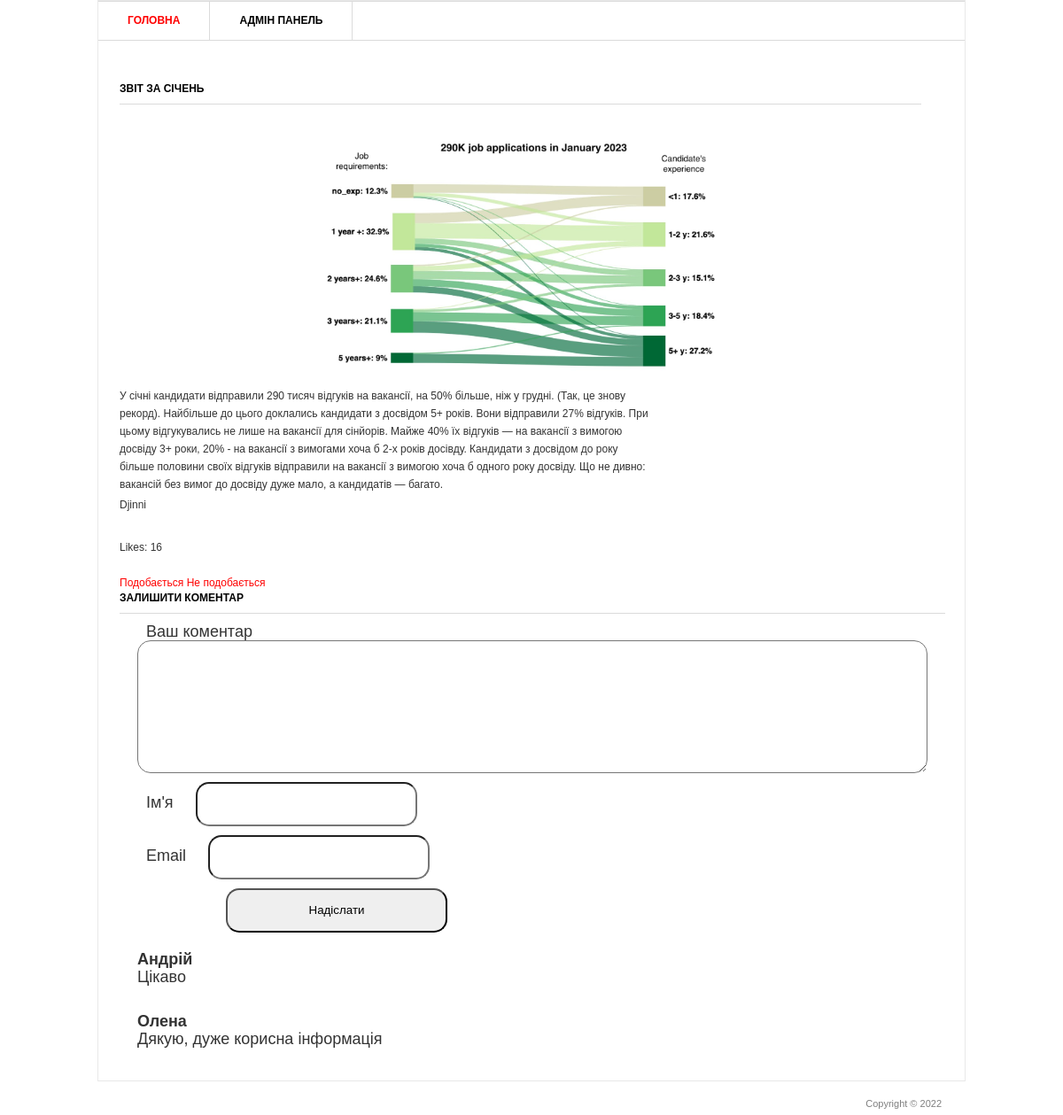
/1/, run on the app's committed database.
### blog/models.py (models this page shows, shortened)
class Post(models.Model):
    title = models.CharField('Заголовок посту', max_length=100)
    description = models.TextField('Текст посту')
    author = models.CharField("Ім'я автора", max_length=100)
    date = models.DateField('Дата публікації')
    img = models.ImageField('Зображення', upload_to='image/%Y')
    class Meta:
        verbose_name = 'Пост'
        verbose_name_plural = 'Пости'

class Comments(models.Model):
    email = models.EmailField()
    name = models.CharField("Ім'я", max_length=50)
    text_comments = models.TextField('Коментарі', max_length=2000)
    post = models.ForeignKey(Post, verbose_name='Публікація', on_delete=models.CASCADE)
    class Meta:
        verbose_name = 'Коментар'
        verbose_name_plural = 'Коментарі'

### blog/views.py (the view)
# urls.py: path('<int:pk>/', views.PostDetail.as_view()),
class PostDetail(View):
    def get(self, request, pk):
        post = Post.objects.get(id=pk)
        return render(request, 'blog/blog_detail.html', {'post': post})

### templates/blog/blog_detail.html (shortened to what this page needs)
  {% load static %}
<html lang="en">
<head>
    <link rel="stylesheet" href="{% static 'css/style.css' %}" type="text/css">
</head>
<body>
<div class="shell">
	<div class="border">
		<div id="navigation">
			<ul>
			    <li><a href="/" class="active">Головна</a></li>
			    <li><a href="/admin">Адмін панель</a></li>
			</ul>
		</div>
        <div id="main">
			<div id="content" class="left">
				<div class="projects">
					<h3>{{ post.title }}</h3>
                <p align="center">
                    <img src="{{ post.img.url }}" width="50%"/>
                </p>
					<div class="item">
						<div class="text left">
        <p>{{ post.description }}</p>
        {{ post.author }}
						</div>
					</div>
				</div>
			</div>
			<div>
				<br>
				<p>Likes: {{ post.likes_set.all.count }}</p>
				<br>
				<a href="{% url 'add_likes' post.id %}">Подобається</a>
				<a href="{% url 'del_likes' post.id %}">Не подобається</a>
			</div>
			<div class="form-comment">
				<h3>Залишити коментар</h3>
				<div>
					<form action="{% url 'add_comments' post.id %}" method="post">
						<div>
						<label>Ваш коментар</label>
						<textarea name="text_comments"></textarea>
						</div>
						<div>
							<label>Iм'я</label>
							<input type="text" name="name">
						</div>
						<div>
							<label>Email</label>
							<input type="email" name="email">
						</div>
							<div><button>Надіслати</button></div>
					</form>
				</div>
			</div>
			<div>
				{% for comment in post.comments_set.all %}
				<div class="view-comment">
					<h4>{{ comment.name }}</h4>
					<p>
						{{ comment.text_comments }}
					</p>
				</div>
				{% endfor %}
			</div>
		</div>
	</div>
	<div id="footer">
		<p class="copy right">Copyright &copy;  2022 </p>
	</div>
</div>
</body>
</html>

### static/css/style.css (style rules this page uses)
* { margin: 0; padding: 0; outline:0; }
body { font-size: 12px; line-height: 20px; font-family: Georgia, Arial, Helvetica, Sans-Serif; color: #333; background: url() repeat 0 0; }
a { color: #ff0000; text-decoration: none; cursor:pointer; }
input, textarea, select { font-family: Arial, Helvetica, sans-serif; font-size:12px; }
textarea { overflow:auto; }
.left, .alignleft { float: left; display: inline; }
.right, .alignright { float: right; display: inline; }
.shell { width: 980px; margin: 0 auto; }
.border { border: 1px solid #e8e8e8; background: #fff; position: relative; }
#navigation { height: 43px; border-top: 1px solid #dbdbdb; border-bottom: 1px solid #dbdbdb; }
#navigation ul { list-style: none; }
#navigation ul li { float: left; height: 43px; border-right: 1px solid #dbdbdb; font-size: 12px; line-height: 43px; font-weight: bold; text-transform: uppercase; }
#navigation ul li a { float: left; height: 43px; color: #000; padding: 0 33px; }
#navigation ul li a:hover, #navigation ul li a.active { color: #ff0000; text-decoration: none; }
#main { width: 932px; padding: 37px 24px 17px 24px; }
#main h3 { font-size: 12px; line-height: 15px; color: #000; text-transform: uppercase; border-bottom: 1px solid #dbdbdb; padding: 0 0 9px 0; }
#content { width: 905px; }
.projects { padding: 10px 0 0 0; }
.projects h3 { margin: 0 0 17px 0; }
.projects .item { margin: 0 0 28px 0; }
.projects .text { width: 600px; }
.projects .text p { padding: 0 0 3px 0; }
#footer { font-family: Arial, sans-serif; font-size: 11px; line-height: 14px; color: #7f7f7f; padding: 18px 27px 20px 38px; }
.form-comment { font-size: 18px; }
.form-comment label { margin: 10px 10px; }
.form-comment input { border-radius: 15px; padding: 15px; height: 50px; width: 250px; margin-left: 10px }
.form-comment input { border-radius: 15px; padding: 15px; height: 50px; width: 250px; margin-left: 1000%px }
.form-comment button { border-radius: 15px; padding: 15px; height: 50px; width: 250px; margin-left: 100px }
.form-comment textarea { border-radius: 15px; padding: 15px; height: 150px; width: 100%; resize: vertical; }
.form-comment div { margin: 10px }
.view-comment { padding: 10px; margin: 10px; font-size: 18px; border-radius: 15px }

### data on the page
Post: title "ЗВІТ ЗА СІЧЕНЬ", img (picture), description "У січні кандидати відправили 290 тисяч відгуків на вакансії, на 50% більше, ніж у грудні. (Так, це знову рекорд). Найбільше до цього доклались кандидати з досвідом 5+ років. Вони відправили 27% відгуків. При цьому відгукувались не лише на вакансії для сінйорів. Майже 40% їх відгуків — на вакансії з вимогою досвіду 3+ роки, 20% - на вакансії з вимогами хоча б 2-х років досівду. Кандидати з досвідом до року більше половини своїх відгуків відправили на вакансії з вимогою хоча б одного року досвіду. Що не дивно: вакансій без вимог до досвіду дуже мало, а кандидатів — багато.", author "Djinni", likes_set.all.count "16"
Comments: name "Андрій", text_comments "Цікаво"
Comments: name "Олена", text_comments "Дякую, дуже корисна інформація"
